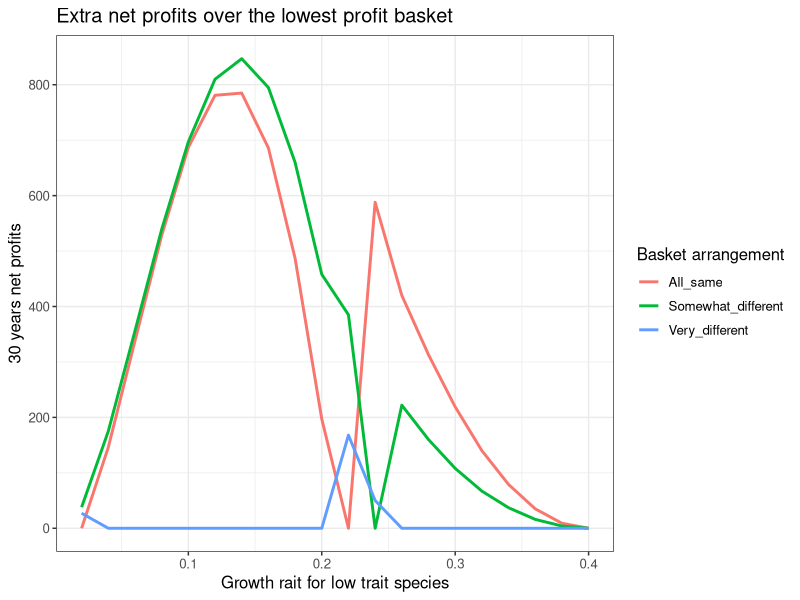
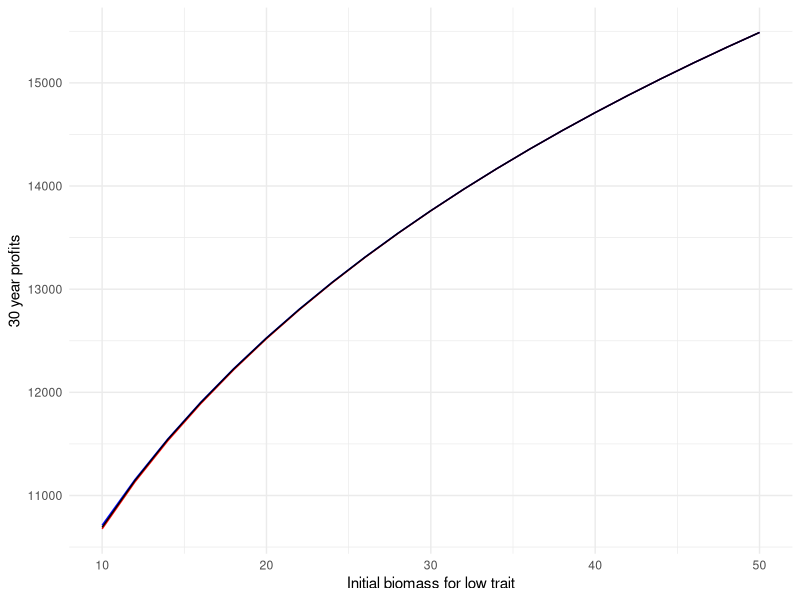
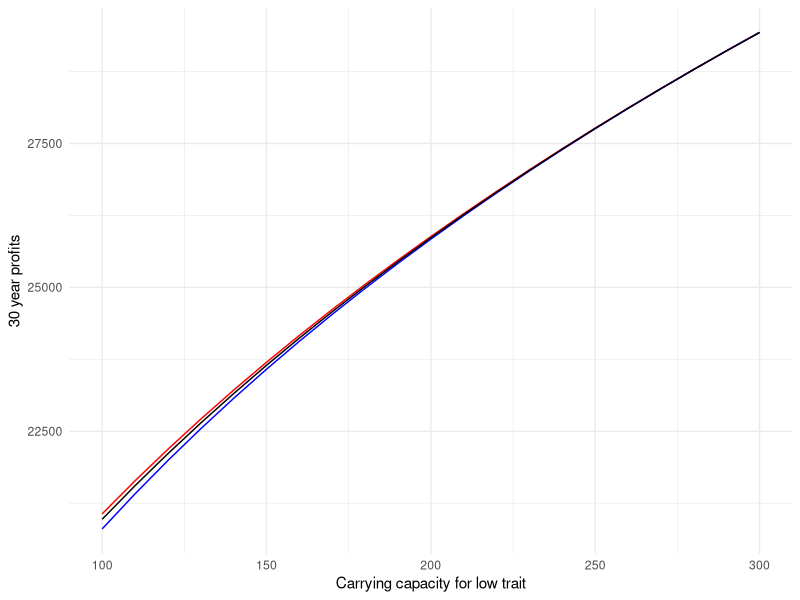
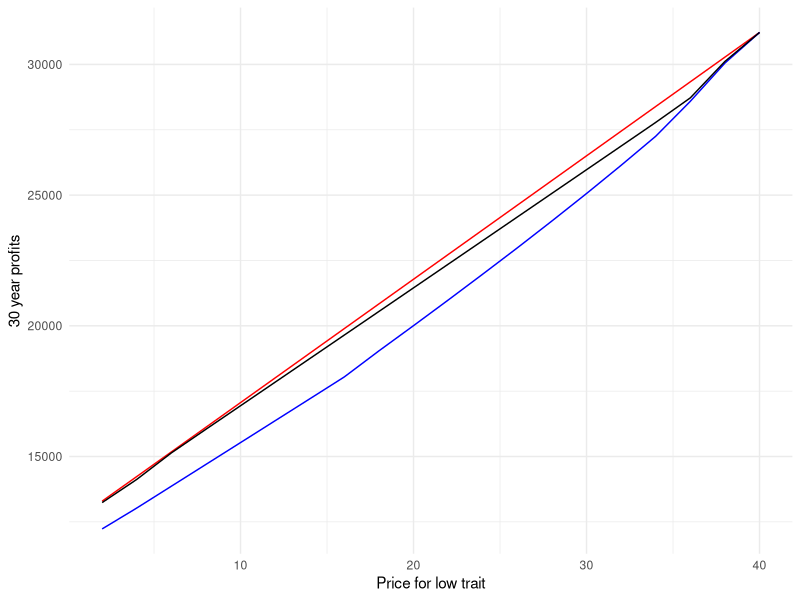
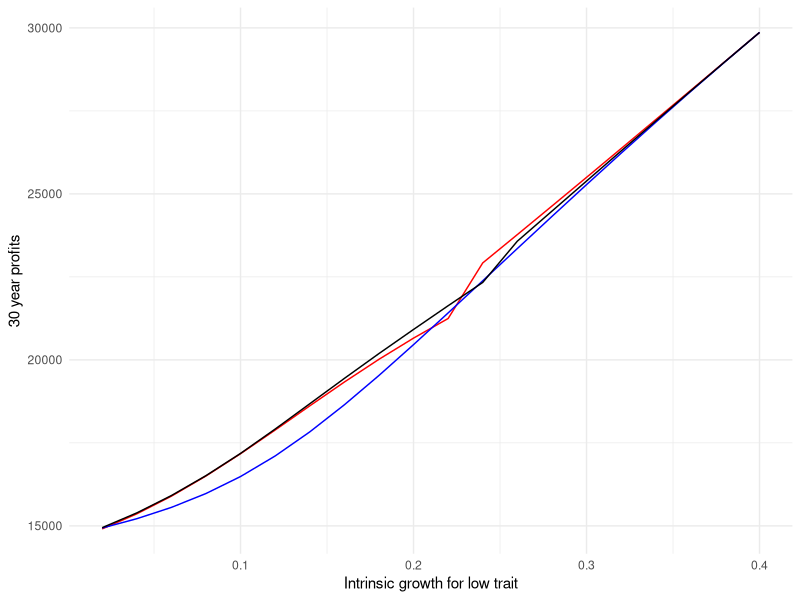

The R script that drew these images, in order:
## ---- chunk 1
knitr::opts_chunk$set(echo = TRUE, message=FALSE, warning=FALSE, echo=FALSE)

library(tidyverse)
library(here)
library(scales)
library(gridExtra)
library(grid)
library(kableExtra)
library(ggtext)
## ---- chunk 2
# run this

mult_df_k <- read_csv(here("working_model","multiple runs","results","mult_k.csv")) %>% 
  mutate(key_variable="K")
mult_df_r <- read_csv(here("working_model","multiple runs","results","mult_r.csv"))%>% 
  mutate(key_variable="r")
mult_df_p <- read_csv(here("working_model","multiple runs","results","mult_p.csv")) %>% 
  mutate(key_variable="Value")
mult_df_x <- read_csv(here("working_model","multiple runs","results","mult_x.csv"))%>% 
  mutate(key_variable="x")

# I used this file that i externally created with the data of the mult_R

case_r <- read_csv(here("working_model","multiple runs","results","case_r.csv"))%>% 
  mutate(key_variable="r")

mult_r2 <-  reshape(case_r, 
                            direction = "long",
                            varying = list(names(case_r)[9:11]),
        v.names = "Combination",
        idvar = c("sc2","sc1"),
        timevar="analysis",
        times = c("All_same", "Very_different", "Somewhat_different"))

mult_r2g <- ggplot(data = mult_r2, aes(x = param1, y = Combination)) +
    geom_line(alpha = 3, aes(color = analysis), size=1)+
  labs(title="Extra net profits over the lowest profit basket",
       y= "30 years net profits",
       x= "Growth rait for low trait species")+
  scale_colour_discrete("Basket arrangement")+
  theme_bw() +
  theme(text = element_text(size = 12))

ggsave("mult_r2g.png", plot=mult_r2g)


## ---- chunk 3
# not used code

# join
NPVs_df_all <- rbind(mult_df_k, mult_df_r, mult_df_p, mult_df_x) %>% 
  select(runs, key_variable, sc1, sc2, sc3)

# rearrange table
NPVs_df_all_arr <-  reshape(NPVs_df_all, 
                            direction = "long",
                            varying = list(names(NPVs_df_all)[3:5]),
        v.names = "NPV",
        idvar = c("key_variable","runs"),
        timevar="analysis",
        times = c("sc1", "sc2", "sc3"))

NVPs_df_all_clean <- NPVs_df_all_arr%>% 
  mutate(names = case_when(
    analysis == "sc1" ~ "All Same",
    analysis =="sc2" ~ "Very Different",
    analysis =="sc3" ~ "Somewhat Different"),
    number = case_when(
    analysis == "sc1" ~ 1,
    analysis =="sc2" ~ 2,
    analysis =="sc3" ~ 3)) %>% 
  arrange(names)

# max 
# NPVs_df_all[, max:=pmax(mult_df_k,mult_df_r,mult_df_p, mult_df_x)]

## ---- chunk 4

# not used code! dont run

mult_k <- ggplot(data = mult_df_k)+
  geom_line(aes(y=sc1, x=param1), color="red")+ 
  geom_line(aes(y=sc2, x=param2), color="blue")+ 
  geom_line(aes(y=sc3, x=param3), color="black")+ 
  theme_minimal()+
  labs(x= "Carrying capacity for low trait",
         y= "30 year profits")

mult_r <-ggplot(data = mult_df_r)+
  geom_line(aes(y=sc1, x=param1), color="red")+ 
  geom_line(aes(y=sc2, x=param2), color="blue")+ 
  geom_line(aes(y=sc3, x=param3), color="black")+ 
  theme_minimal()+
  labs(x= "Intrinsic growth for low trait",
         y= "30 year profits")

mult_p <-ggplot(data = mult_df_p)+
  geom_line(aes(y=sc1, x=param1), color="red")+ 
  geom_line(aes(y=sc2, x=param2), color="blue")+ 
  geom_line(aes(y=sc3, x=param3), color="black")+ 
  theme_minimal()+
  labs(x= "Price for low trait",
         y= "30 year profits")

mult_x <-ggplot(data = mult_df_x)+
  geom_line(aes(y=sc1, x=param1), color="red")+ 
  geom_line(aes(y=sc2, x=param2), color="blue")+ 
  geom_line(aes(y=sc3, x=param3), color="black")+ 
  theme_minimal()+
  labs(x= "Initial biomass for low trait",
         y= "30 year profits")

ggsave("mult_x.png", plot=mult_x)
ggsave("mulr_k.png", plot=mult_k)
ggsave("mult_p.png", plot=mult_p)
ggsave("mult_r.png", plot=mult_r)
